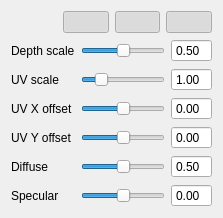
       <widget class="QWidget" name="widget_2" native="true">
        <property name="sizePolicy">
         <sizepolicy hsizetype="Minimum" vsizetype="Minimum">
          <horstretch>0</horstretch>
          <verstretch>0</verstretch>
         </sizepolicy>
        </property>
        <property name="minimumSize">
         <size>
          <width>0</width>
          <height>0</height>
         </size>
        </property>
        <property name="maximumSize">
         <size>
          <width>11000</width>
          <height>200</height>
         </size>
        </property>
        <layout class="QVBoxLayout" name="verticalLayout_17">
         <item>
          <layout class="QGridLayout" name="gridLayout_8">
           <item row="1" column="3">
            <widget class="QPushButton" name="pushButtonToggleOcclusion">
             <property name="statusTip">
              <string>Toggle occlusion</string>
             </property>
             <property name="text">
              <string/>
             </property>
             <property name="icon">
              <iconset resource="content.qrc">
               <normaloff>:/content/occlusion.png</normaloff>:/content/occlusion.png</iconset>
             </property>
             <property name="iconSize">
              <size>
               <width>32</width>
               <height>26</height>
              </size>
             </property>
             <property name="checkable">
              <bool>true</bool>
             </property>
             <property name="checked">
              <bool>true</bool>
             </property>
             <property name="flat">
              <bool>true</bool>
             </property>
            </widget>
           </item>
           <item row="1" column="2">
            <widget class="QPushButton" name="pushButtonToggleDiffuse">
             <property name="statusTip">
              <string>Toggle diffuse</string>
             </property>
             <property name="text">
              <string/>
             </property>
             <property name="icon">
              <iconset resource="content.qrc">
               <normaloff>:/content/diffuse.png</normaloff>:/content/diffuse.png</iconset>
             </property>
             <property name="iconSize">
              <size>
               <width>32</width>
               <height>26</height>
              </size>
             </property>
             <property name="checkable">
              <bool>true</bool>
             </property>
             <property name="checked">
              <bool>true</bool>
             </property>
             <property name="flat">
              <bool>true</bool>
             </property>
            </widget>
           </item>
           <item row="1" column="0">
            <widget class="QPushButton" name="pushButtonReplotAll">
             <property name="toolTip">
              <string>Replot all</string>
             </property>
             <property name="statusTip">
              <string>Replot all images</string>
             </property>
             <property name="icon">
              <iconset resource="content.qrc">
               <normaloff>:/content/replot.png</normaloff>:/content/replot.png</iconset>
             </property>
             <property name="iconSize">
              <size>
               <width>32</width>
               <height>26</height>
              </size>
             </property>
             <property name="flat">
              <bool>true</bool>
             </property>
            </widget>
           </item>
           <item row="1" column="1">
            <widget class="QPushButton" name="pushButtonToggleSpecular">
             <property name="statusTip">
              <string>Toggle specular</string>
             </property>
             <property name="text">
              <string/>
             </property>
             <property name="icon">
              <iconset resource="content.qrc">
               <normaloff>:/content/specular.png</normaloff>:/content/specular.png</iconset>
             </property>
             <property name="iconSize">
              <size>
               <width>32</width>
               <height>26</height>
              </size>
             </property>
             <property name="checkable">
              <bool>true</bool>
             </property>
             <property name="checked">
              <bool>true</bool>
             </property>
             <property name="flat">
              <bool>true</bool>
             </property>
            </widget>
           </item>
          </layout>
         </item>
         <item>
          <layout class="QGridLayout" name="gridLayout">
           <property name="sizeConstraint">
            <enum>QLayout::SetMinimumSize</enum>
           </property>
           <item row="3" column="0">
            <widget class="QLabel" name="label_3">
             <property name="text">
              <string>UV X offset</string>
             </property>
            </widget>
           </item>
           <item row="3" column="2">
            <widget class="QDoubleSpinBox" name="doubleSpinBoxUVXOffset">
             <property name="readOnly">
              <bool>true</bool>
             </property>
             <property name="buttonSymbols">
              <enum>QAbstractSpinBox::NoButtons</enum>
             </property>
             <property name="minimum">
              <double>-5.000000000000000</double>
             </property>
             <property name="maximum">
              <double>5.000000000000000</double>
             </property>
             <property name="singleStep">
              <double>0.010000000000000</double>
             </property>
             <property name="value">
              <double>0.000000000000000</double>
             </property>
            </widget>
           </item>
           <item row="3" column="1">
            <widget class="QSlider" name="horizontalSliderUVXOffset">
             <property name="sizePolicy">
              <sizepolicy hsizetype="Minimum" vsizetype="Fixed">
               <horstretch>0</horstretch>
               <verstretch>0</verstretch>
              </sizepolicy>
             </property>
             <property name="toolTip">
              <string/>
             </property>
             <property name="statusTip">
              <string>Visual UV X offset</string>
             </property>
             <property name="minimum">
              <number>-100</number>
             </property>
             <property name="maximum">
              <number>100</number>
             </property>
             <property name="singleStep">
              <number>20</number>
             </property>
             <property name="pageStep">
              <number>20</number>
             </property>
             <property name="orientation">
              <enum>Qt::Horizontal</enum>
             </property>
            </widget>
           </item>
           <item row="1" column="0">
            <widget class="QLabel" name="label">
             <property name="text">
              <string>Depth scale</string>
             </property>
            </widget>
           </item>
           <item row="1" column="1">
            <widget class="QSlider" name="horizontalSliderDepthScale">
             <property name="sizePolicy">
              <sizepolicy hsizetype="Minimum" vsizetype="Fixed">
               <horstretch>0</horstretch>
               <verstretch>0</verstretch>
              </sizepolicy>
             </property>
             <property name="toolTip">
              <string/>
             </property>
             <property name="statusTip">
              <string>Visual depth scale</string>
             </property>
             <property name="maximum">
              <number>100</number>
             </property>
             <property name="value">
              <number>50</number>
             </property>
             <property name="orientation">
              <enum>Qt::Horizontal</enum>
             </property>
            </widget>
           </item>
           <item row="1" column="2">
            <widget class="QDoubleSpinBox" name="doubleSpinBoxDepthScale">
             <property name="readOnly">
              <bool>true</bool>
             </property>
             <property name="buttonSymbols">
              <enum>QAbstractSpinBox::NoButtons</enum>
             </property>
             <property name="singleStep">
              <double>0.010000000000000</double>
             </property>
             <property name="value">
              <double>0.500000000000000</double>
             </property>
            </widget>
           </item>
           <item row="2" column="1">
            <widget class="QSlider" name="horizontalSliderUVScale">
             <property name="sizePolicy">
              <sizepolicy hsizetype="Minimum" vsizetype="Fixed">
               <horstretch>0</horstretch>
               <verstretch>0</verstretch>
              </sizepolicy>
             </property>
             <property name="toolTip">
              <string/>
             </property>
             <property name="statusTip">
              <string>Visual UV scale</string>
             </property>
             <property name="minimum">
              <number>1</number>
             </property>
             <property name="maximum">
              <number>50</number>
             </property>
             <property name="singleStep">
              <number>5</number>
             </property>
             <property name="value">
              <number>10</number>
             </property>
             <property name="orientation">
              <enum>Qt::Horizontal</enum>
             </property>
            </widget>
           </item>
           <item row="2" column="2">
            <widget class="QDoubleSpinBox" name="doubleSpinBoxUVScale">
             <property name="readOnly">
              <bool>true</bool>
             </property>
             <property name="buttonSymbols">
              <enum>QAbstractSpinBox::NoButtons</enum>
             </property>
             <property name="value">
              <double>1.000000000000000</double>
             </property>
            </widget>
           </item>
           <item row="2" column="0">
            <widget class="QLabel" name="label_2">
             <property name="text">
              <string>UV scale</string>
             </property>
            </widget>
           </item>
           <item row="6" column="0">
            <widget class="QLabel" name="label_11">
             <property name="text">
              <string>Specular</string>
             </property>
            </widget>
           </item>
           <item row="5" column="1">
            <widget class="QSlider" name="horizontalSliderDiffuseI">
             <property name="sizePolicy">
              <sizepolicy hsizetype="Minimum" vsizetype="Fixed">
               <horstretch>0</horstretch>
               <verstretch>0</verstretch>
              </sizepolicy>
             </property>
             <property name="toolTip">
              <string/>
             </property>
             <property name="statusTip">
              <string>Diffuse light intensity</string>
             </property>
             <property name="maximum">
              <number>100</number>
             </property>
             <property name="value">
              <number>50</number>
             </property>
             <property name="orientation">
              <enum>Qt::Horizontal</enum>
             </property>
            </widget>
           </item>
           <item row="5" column="0">
            <widget class="QLabel" name="label_10">
             <property name="text">
              <string>Diffuse</string>
             </property>
            </widget>
           </item>
           <item row="5" column="2">
            <widget class="QDoubleSpinBox" name="doubleSpinBoxDiffuseI">
             <property name="readOnly">
              <bool>true</bool>
             </property>
             <property name="buttonSymbols">
              <enum>QAbstractSpinBox::NoButtons</enum>
             </property>
             <property name="value">
              <double>0.500000000000000</double>
             </property>
            </widget>
           </item>
           <item row="6" column="1">
            <widget class="QSlider" name="horizontalSliderSpecularI">
             <property name="sizePolicy">
              <sizepolicy hsizetype="Minimum" vsizetype="Fixed">
               <horstretch>0</horstretch>
               <verstretch>0</verstretch>
              </sizepolicy>
             </property>
             <property name="toolTip">
              <string/>
             </property>
             <property name="statusTip">
              <string>Specular light intensity</string>
             </property>
             <property name="maximum">
              <number>100</number>
             </property>
             <property name="value">
              <number>50</number>
             </property>
             <property name="orientation">
              <enum>Qt::Horizontal</enum>
             </property>
            </widget>
           </item>
           <item row="6" column="2">
            <widget class="QDoubleSpinBox" name="doubleSpinBoxSpecularI">
             <property name="readOnly">
              <bool>true</bool>
             </property>
             <property name="buttonSymbols">
              <enum>QAbstractSpinBox::NoButtons</enum>
             </property>
            </widget>
           </item>
           <item row="4" column="0">
            <widget class="QLabel" name="label_4">
             <property name="text">
              <string>UV Y offset</string>
             </property>
            </widget>
           </item>
           <item row="4" column="1">
            <widget class="QSlider" name="horizontalSliderUVYOffset">
             <property name="sizePolicy">
              <sizepolicy hsizetype="Minimum" vsizetype="Fixed">
               <horstretch>0</horstretch>
               <verstretch>0</verstretch>
              </sizepolicy>
             </property>
             <property name="toolTip">
              <string/>
             </property>
             <property name="statusTip">
              <string>Visual UV Y offset</string>
             </property>
             <property name="minimum">
              <number>-100</number>
             </property>
             <property name="maximum">
              <number>100</number>
             </property>
             <property name="singleStep">
              <number>20</number>
             </property>
             <property name="pageStep">
              <number>20</number>
             </property>
             <property name="orientation">
              <enum>Qt::Horizontal</enum>
             </property>
            </widget>
           </item>
           <item row="4" column="2">
            <widget class="QDoubleSpinBox" name="doubleSpinBoxUVYOffset">
             <property name="readOnly">
              <bool>true</bool>
             </property>
             <property name="buttonSymbols">
              <enum>QAbstractSpinBox::NoButtons</enum>
             </property>
             <property name="minimum">
              <double>-5.000000000000000</double>
             </property>
             <property name="maximum">
              <double>5.000000000000000</double>
             </property>
             <property name="singleStep">
              <double>0.010000000000000</double>
             </property>
            </widget>
           </item>
          </layout>
         </item>
        </layout>
       </widget>
